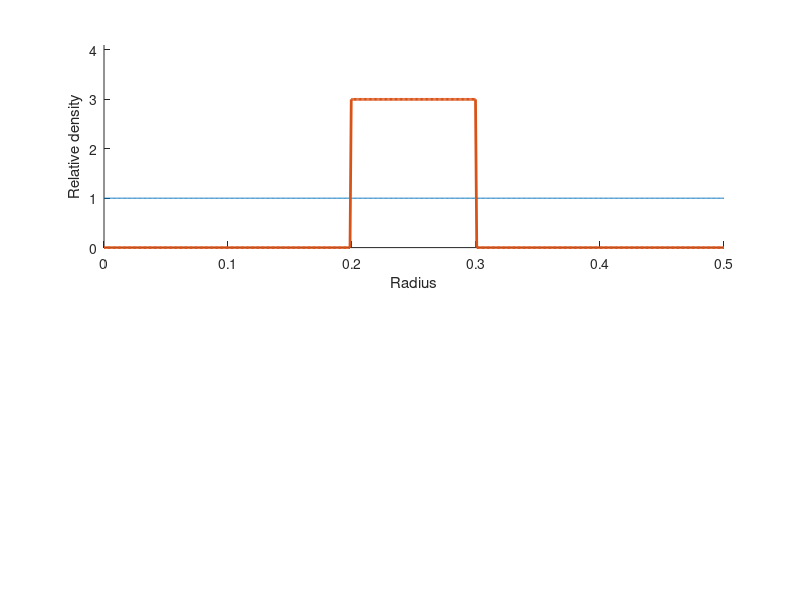

Write the MATLAB code that produced this figure. (Note: this script raises an error after producing the figure.)
clc;clear;close all;

%change k and b, plot the stuff in a circular arena, plot freq-r as well.
r0 = 0.2;
d = 0.1;
h_crit = 3;

num_points = 500; %number of points to plot in R axis
LINEWIDTH = 2;
%linemap
subplot(211);hold on;
r_w = linspace(0,0.5,num_points); %length of arena is 2r-1
w = ones(1,num_points);
dr = zeros(1,num_points);
dr(round(length(r_w)*2*r0):round(length(r_w)*2*(r0+d))) = h_crit;
plot(r_w,w,r_w,dr,'LineWidth', LINEWIDTH);
limits = [0,1+max(dr)+0.1];
ylim(limits);
xlim([0,0.5]);
xlabel('Radius');
ylabel('Relative density');
fontsize(gca,15,'points');
set(gca,'Position',[0.13 0.61 0.775 0.31]);

%3D map
subplot(212);hold on;
num_points = 2*num_points-1;
[X,Y] = meshgrid(linspace(0,1,num_points));
%wt
W = ones(num_points);
W([1,end],:) = 0;
W(:,[1,end]) = 0;
zlim(limits);
fontsize(gca,15,'points');
mesh(X,Y,W,'EdgeColor','#5698c3','FaceAlpha','texturemap');
D = 1 + spinner(dr);
mesh(X,Y,D,'EdgeColor','interp');
view(gca,[-227.4 39.6000000048183]);
set(gca,'Position',[0.13 0.061 0.775 0.382377541239974]);
exportgraphics(gcf,['traj_05ring' '.png'],'Resolution',600);